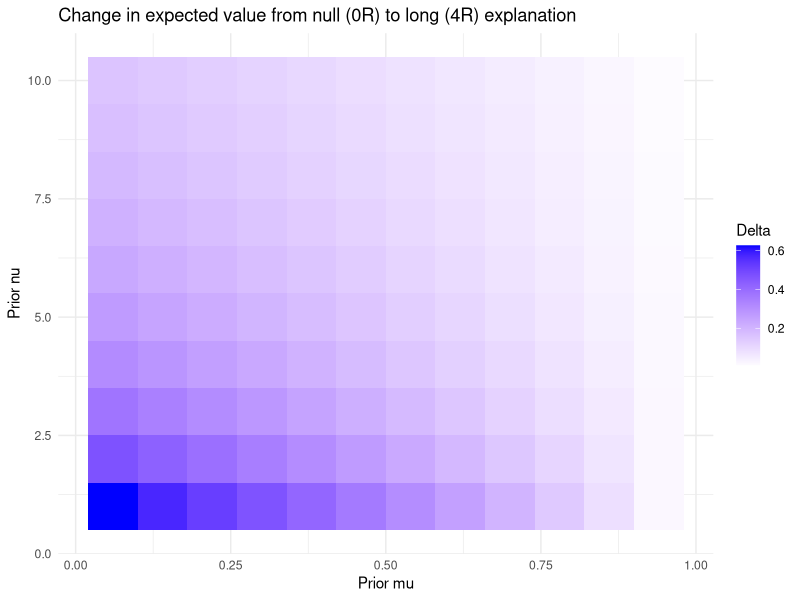
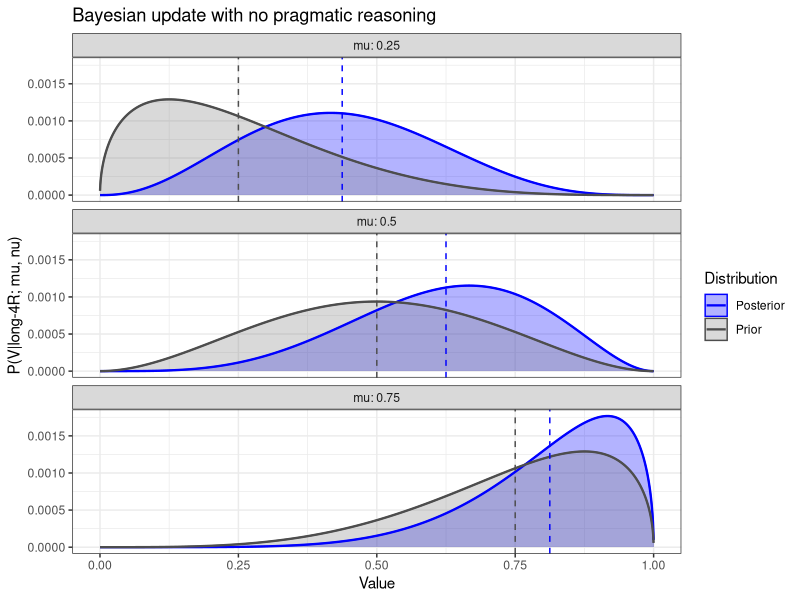
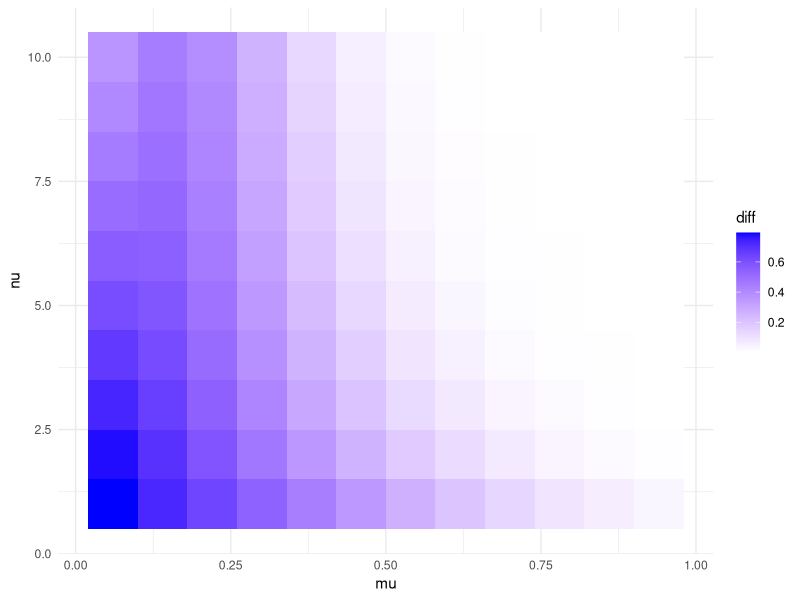
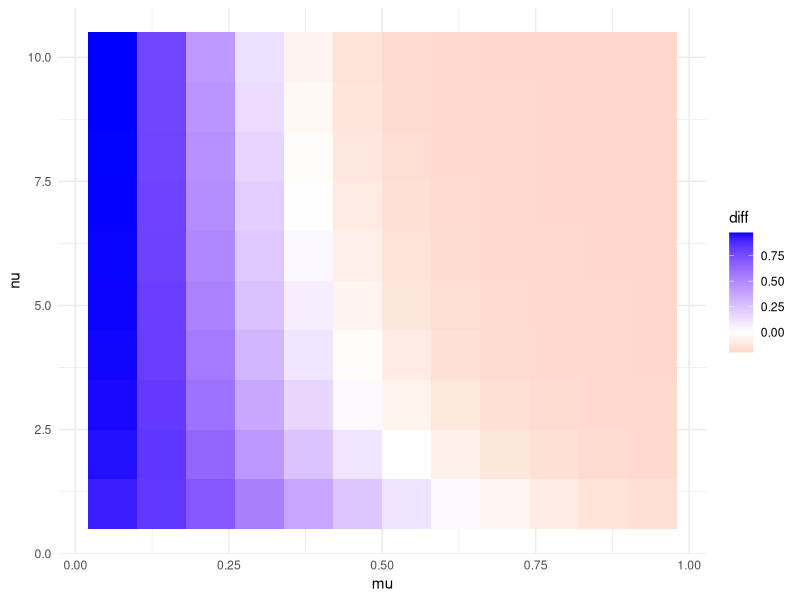
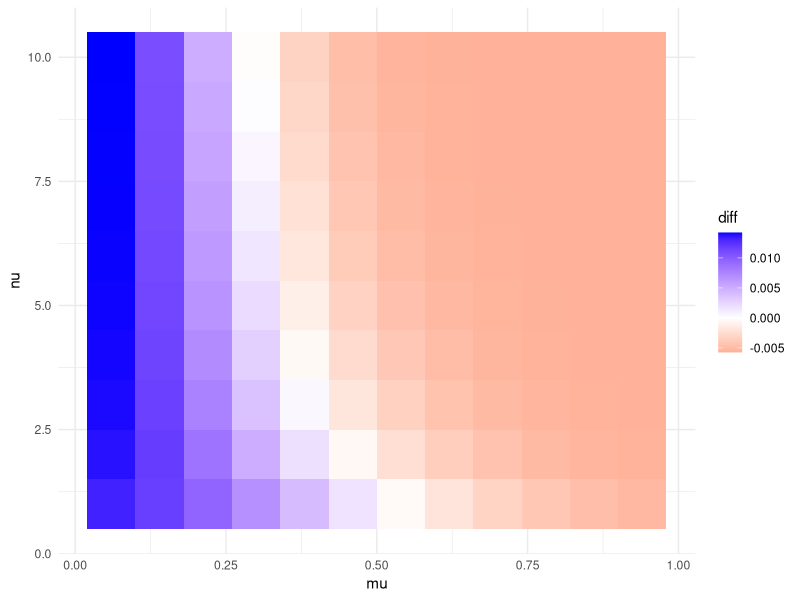
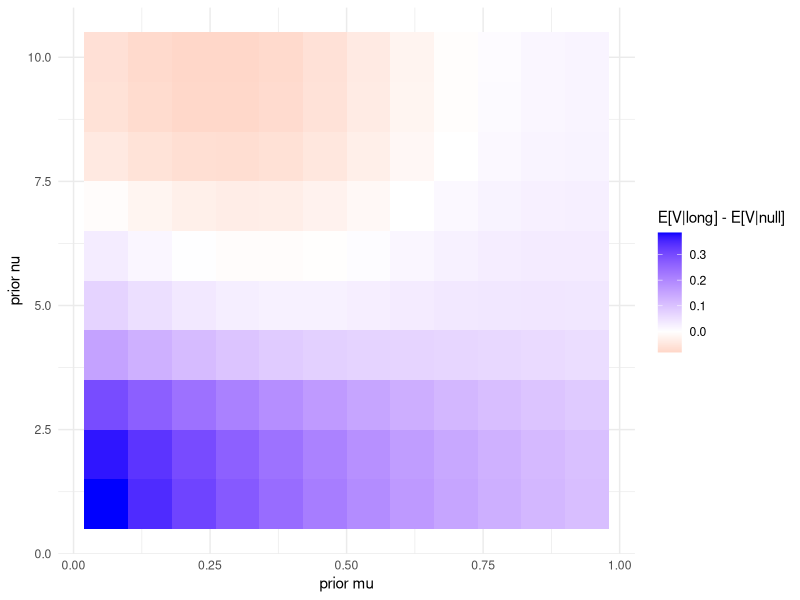

Source code (R) for these figures, in order:
## ---- chunk 1
library(dplyr)
library(tidyr)
library(ggplot2)
## ---- chunk 2
V_vals <- seq(0.0001, 0.9999, length.out = 2000) 

#grid of beta params
mu_vals <- seq(0.06, 0.94, length.out = 12)
nu_vals <- seq(1, 10, length.out = 10)

sample_mu_vals <- c(0.25, 0.5, 0.75)

#might make more conceptual sense to restrict these to higher values 
#but I think it belongs in the L1 prior rather enforcing it here
theta_vals <- seq(0.05, 0.95, length.out = 46)

#chosen pretty arbitrarily, needs further optimization
cost <- c(null = 0, long = 0.2) 
alpha <- 2
## ---- chunk 3
#convert from mean/sample size parameterization 
#back to alpha/beta (so i can use dbeta)
#again note that mu/nu are not inferred by L0
#that's just the distribution that S1 is treating as his prior
#L1 is inferring /which beta distribution/ S1 is treating as L0's prior 
prior_L0 <- function(mu, nu) {
  a <- mu*nu
  b <- (1-mu) * nu
  dbeta(V_vals, a, b)
}

#i picked the linear likelihood for simplicity
#also tried quadratic to make the reasons have a bigger effect
#i probably need to defend making the likelihood independent of the 
#hyperparameters of the prior? 
likelihood_L0 <- function(R) {
  if(R == "null") rep(1, length(V_vals)) else V_vals^2
}

lit_listener <- function(mu, nu, R) {
  prior <- prior_L0(mu, nu)
  prior <- prior / sum(prior)
  likelihood <- likelihood_L0(R)
  unnorm_posterior <- prior * likelihood
  posterior <- unnorm_posterior / sum(unnorm_posterior)
  data.frame(V = V_vals, 
             Prior = prior, 
             Posterior = posterior,
             UnnormPosterior = unnorm_posterior,
             mu = mu, 
             nu = nu, 
             R = R)
}
## ---- chunk 4

L0_data <- lapply(mu_vals, function(m) 
            lapply(nu_vals, function(n) lit_listener(m, n, "long"))) %>%
            bind_rows() %>%
            pivot_longer(cols = c("Prior", "Posterior"), names_to = "Distribution",values_to ="Prob")

figure1_data <- L0_data  %>%
  filter(Distribution == "Posterior") %>%
  group_by(mu, nu) %>%
  summarise(post_mean = sum(V * Prob), .groups = "drop") %>%
  mutate(delta_means = post_mean - mu)

## ---- chunk 5

figure1_data %>% ggplot(aes(x = mu, y = nu, fill = delta_means)) +
  geom_tile() +
  scale_fill_gradient2(low = "red", mid = "white", high = "blue", midpoint = 0) +
  labs(title = "Change in expected value from null (0R) to long (4R) explanation", x = "Prior mu", y = "Prior nu", fill = "Delta") +
  theme_minimal()

## ---- chunk 6

figure2_data <- lapply(sample_mu_vals, function(m) lit_listener(m, 6, "long")) %>%
            bind_rows() %>%
            pivot_longer(cols = c("Prior", "Posterior"), names_to = "Distribution",values_to ="Prob")

posterior_means <- figure2_data %>%
  filter(Distribution == "Posterior") %>%
  group_by(mu) %>%
  summarise(post_mean = sum(V * Prob))

figure2_plot <- ggplot(figure2_data, aes(x = V, y = Prob, fill = Distribution, color = Distribution)) +
  geom_area(alpha = 0.3, position = "identity") + 
  geom_line(size = 0.8) +
  geom_vline(aes(xintercept = mu), linetype = "dashed", color = "gray30", linewidth = 0.5)+ 
  geom_vline(data = posterior_means, aes(xintercept = post_mean), linetype = "dashed", color = "blue", linewidth = 0.5)+
  facet_wrap(~mu, labeller = label_both, ncol=1) +
  scale_fill_manual(values = c("Prior" = "gray50", "Posterior" = "blue")) +
  scale_color_manual(values = c("Prior" = "gray30", "Posterior" = "blue")) +
  theme_bw() +
  labs(title = "Bayesian update with no pragmatic reasoning", x = "Value", y = "P(V|long-4R; mu, nu)")

print(figure2_plot)
## ---- chunk 7


## ---- chunk 8
results_null <- mapply(function(m, n) lit_listener(m, n, "null")$Posterior,
  rep(mu_vals, times = length(nu_vals)),
  rep(nu_vals, each = length(mu_vals))
)
results_long <- mapply(function(m, n) lit_listener(m, n, "long")$Posterior,
  rep(mu_vals, times = length(nu_vals)),
  rep(nu_vals, each = length(mu_vals))
)
results_null_unnorm <- mapply(function(m, n) lit_listener(m, n, "null")$UnnormPosterior,
  rep(mu_vals, times = length(nu_vals)),
  rep(nu_vals, each = length(mu_vals))
)
results_long_unnorm <- mapply(function(m, n) lit_listener(m, n, "long")$UnnormPosterior,
  rep(mu_vals, times = length(nu_vals)),
  rep(nu_vals, each = length(mu_vals))
)

L0_array_null <- array(NA, dim = c(length(V_vals), length(mu_vals), length(nu_vals)))
L0_array_long <- array(NA, dim = c(length(V_vals), length(mu_vals), length(nu_vals)))
L0_array_null_unnorm <- array(NA, dim = c(length(V_vals), length(mu_vals), length(nu_vals)))
L0_array_long_unnorm <- array(NA, dim = c(length(V_vals), length(mu_vals), length(nu_vals)))

for (k in seq_along(nu_vals)) {
  for (j in seq_along(mu_vals)) {
    idx <- (k - 1) * length(mu_vals) + j
    L0_array_null[, j, k] <- results_null[, idx]
    L0_array_long[, j, k] <- results_long[, idx]
    L0_array_null_unnorm[, j, k] <- results_null_unnorm[, idx]
    L0_array_long_unnorm[, j, k] <- results_long_unnorm[, idx]
  }
}

speaker_grid <- expand.grid(
  theta_i = 1:length(theta_vals), 
  mu_j = 1:length(mu_vals), 
  nu_k = 1:length(nu_vals)
)

speaker_grid$theta <- theta_vals[speaker_grid$theta_i]
speaker_grid$mu <- mu_vals[speaker_grid$mu_j]
speaker_grid$nu <- nu_vals[speaker_grid$nu_k]
## ---- chunk 9

s_probs <- mapply(function(i, j, k) {
  
  #integral
  p_null <- sum(L0_array_null[V_vals > theta_vals[i], j, k])
  p_long <- sum(L0_array_long[V_vals > theta_vals[i], j, k])
  
  #informativity 
  inf_null <- log(p_null + 1e-10)
  inf_long <- log(p_long + 1e-10)
  
  #utility
  util_null <- inf_null - cost["null"]
  util_long <- inf_long - cost["long"]

  #softmax
  null_numer <- exp(alpha * util_null)
  long_numer <- exp(alpha * util_long)
  denom <- null_numer + long_numer
  
  return(c(null_numer/denom, long_numer/denom, p_null, p_long, inf_null, inf_long))
  
}, speaker_grid$theta_i, speaker_grid$mu_j, speaker_grid$nu_k)

speaker_grid$prob_null <- s_probs[1, ]
speaker_grid$prob_long <- s_probs[2, ]
speaker_grid$int_null <- s_probs[3, ]
speaker_grid$int_long <- s_probs[4, ]
speaker_grid$inf_null <- s_probs[5, ]
speaker_grid$inf_long <- s_probs[6, ]


speaker_grid <- speaker_grid %>%
  mutate(int_diff = int_long - int_null) %>%
  mutate(inf_diff = inf_long - inf_null) %>%
  mutate(prob_diff = prob_long - prob_null) %>%
  filter(theta_i == 10)
## ---- chunk 10

ggplot(speaker_grid, aes(x = mu, y = nu, fill = int_diff)) +
  geom_tile() +
  scale_fill_gradient2(low = "red", mid = "white", high = "blue", midpoint = 0) +
  labs(x = "mu", y = "nu", fill = "diff") +
  theme_minimal()


ggplot(speaker_grid, aes(x = mu, y = nu, fill = prob_diff)) +
  geom_tile() +
  scale_fill_gradient2(low = "red", mid = "white", high = "blue", midpoint = 0) +
  labs(x = "mu", y = "nu", fill = "diff") +
  theme_minimal()

## ---- chunk 11

prior_theta <- dnorm(theta_vals, mean = 0.5, sd = 0.2)
prior_theta <- prior_theta / sum(prior_theta)

prior_mu_uniform <- rep(1, length(mu_vals)) / length(mu_vals)
prior_nu_uniform <- rep(1, length(nu_vals)) / length(nu_vals)

mu_probs <- prior_mu_uniform[speaker_grid$mu_j]
nu_probs <- prior_nu_uniform[speaker_grid$nu_k]
theta_probs <- prior_theta[speaker_grid$theta_i]

joint_null <- speaker_grid$prob_null * theta_probs * mu_probs * nu_probs
joint_long <- speaker_grid$prob_long * theta_probs * mu_probs * nu_probs

group_key <- speaker_grid$mu_j * 1000 + speaker_grid$nu_k

marg_null <- rowsum(joint_null, group_key)
marg_long <- rowsum(joint_long, group_key)
marg_null <- marg_null / sum(marg_null)
marg_long <- marg_long / sum(marg_long)

mu_nu_grid <- speaker_grid %>%
  distinct(mu_j, nu_k, mu, nu) %>%
  arrange(mu_j, nu_k) %>%
  mutate(group_key = mu_j * 1000 + nu_k)

null_prob <- sapply(seq_len(nrow(mu_nu_grid)), function(idx) {
  L0_array_null[, mu_nu_grid$mu_j[idx], mu_nu_grid$nu_k[idx]]
}) %*% marg_null
null_prob <- null_prob / sum(null_prob)

long_prob <- sapply(seq_len(nrow(mu_nu_grid)), function(idx) {
  L0_array_long[, mu_nu_grid$mu_j[idx], mu_nu_grid$nu_k[idx]]
}) %*% marg_long
long_prob <- long_prob / sum(long_prob)

L1_marginals <- data.frame(
  mu = mu_nu_grid$mu,
  nu = mu_nu_grid$nu,
  marg_null = as.numeric(marg_null),
  marg_long = as.numeric(marg_long)
)

L1_posterior <- rbind(
  data.frame(V = V_vals, Prob = as.numeric(null_prob), Distribution = "null"),
  data.frame(V = V_vals, Prob = as.numeric(long_prob), Distribution = "long")
)
## ---- chunk 12

L1_marginals_plot <- L1_marginals %>%
  mutate(marg_diff = marg_long - marg_null) 

ggplot(L1_marginals_plot, aes(x = mu, y = nu, fill = marg_diff)) +
  geom_tile() +
  scale_fill_gradient2(low = "red", mid = "white", high = "blue", midpoint = 0) +
  labs(x = "mu", y = "nu", fill = "diff") +
  theme_minimal()

## ---- chunk 13

prior_theta <- dnorm(theta_vals, mean = 0.5, sd = 0.2)
prior_theta <- prior_theta / sum(prior_theta)

nu_scaled <- (nu_vals - min(nu_vals)) / (max(nu_vals) - min(nu_vals))
nu_scaled <- pmax(pmin(nu_scaled, 0.999), 0.001)

group_key <- speaker_grid$mu_j * 1000 + speaker_grid$nu_k
theta_probs <- prior_theta[speaker_grid$theta_i]

mu_nu_grid <- speaker_grid %>%
  distinct(mu_j, nu_k, mu, nu) %>%
  arrange(mu_j, nu_k) %>%
  mutate(group_key = mu_j * 1000 + nu_k)

L0_null_mat <- sapply(seq_len(nrow(mu_nu_grid)), function(idx) {
  L0_array_null[, mu_nu_grid$mu_j[idx], mu_nu_grid$nu_k[idx]]
})
L0_long_mat <- sapply(seq_len(nrow(mu_nu_grid)), function(idx) {
  L0_array_long[, mu_nu_grid$mu_j[idx], mu_nu_grid$nu_k[idx]]
})

L1_function <- function(prior_mu, prior_nu) {
  
  current_p_mu <- dbeta(mu_vals, prior_mu * 3, (1 - prior_mu) * 3)
  current_p_mu <- current_p_mu / sum(current_p_mu)
  
  prior_nu_scaled <- (prior_nu - min(nu_vals)) / (max(nu_vals) - min(nu_vals))
  prior_nu_scaled <- pmax(pmin(prior_nu_scaled, 0.999), 0.001)
  current_p_nu <- dbeta(nu_scaled, prior_nu_scaled * 3, (1 - prior_nu_scaled) * 3)
  current_p_nu <- current_p_nu / sum(current_p_nu)
  
  mu_probs <- current_p_mu[speaker_grid$mu_j]
  nu_probs <- current_p_nu[speaker_grid$nu_k]
  
   # 1. compute joints — these retain relative scaling between null and long
  joint_null <- speaker_grid$prob_null * theta_probs * mu_probs * nu_probs
  joint_long <- speaker_grid$prob_long * theta_probs * mu_probs * nu_probs
  
  # marg_null and marg_long: normalize separately (they are P(mu,nu|R) for each R)
  marg_null <- rowsum(joint_null, group_key)
  marg_long <- rowsum(joint_long, group_key)
  marg_null <- marg_null / sum(marg_null)
  marg_long <- marg_long / sum(marg_long)
  
  marg_null <- marg_null[as.character(mu_nu_grid$group_key), , drop = FALSE]
  marg_long <- marg_long[as.character(mu_nu_grid$group_key), , drop = FALSE]
  
  # use unnormalized L0 as P(R|V) * P(V; mu, nu)
  null_prob <- as.numeric(L0_null_mat %*% marg_null)
  long_prob <- as.numeric(L0_long_mat %*% marg_long)
  
  # normalize each separately at the end — the proportionality in the equation
  null_prob <- null_prob / sum(null_prob)
  long_prob <- long_prob / sum(long_prob)
  
  ev_null <- sum(V_vals * null_prob)
  ev_long <- sum(V_vals * long_prob)
  
  data.frame(prior_mu = prior_mu, prior_nu = prior_nu, ev_diff = ev_long - ev_null)
}

L1_results <- do.call(rbind, lapply(mu_vals, function(pm)
  do.call(rbind, lapply(nu_vals, function(pn)
    L1_function(pm, pn)))))
## ---- chunk 14
ggplot(L1_results, aes(x = prior_mu, y = prior_nu, fill = ev_diff)) +
  geom_tile() +
  scale_fill_gradient2(low = "red", mid = "white", high = "blue", midpoint = 0) +
  labs(x = "prior mu", y = "prior nu", fill = "E[V|long] - E[V|null]") +
  theme_minimal()
## ---- chunk 15
L1_results %>%
  filter(prior_nu == nu_vals[10]) %>%
  arrange(prior_mu) %>%
  select(prior_mu, ev_diff)
## ---- chunk 16

sum(L0_null_mat)
sum(L0_long_mat)
## ---- chunk 17
